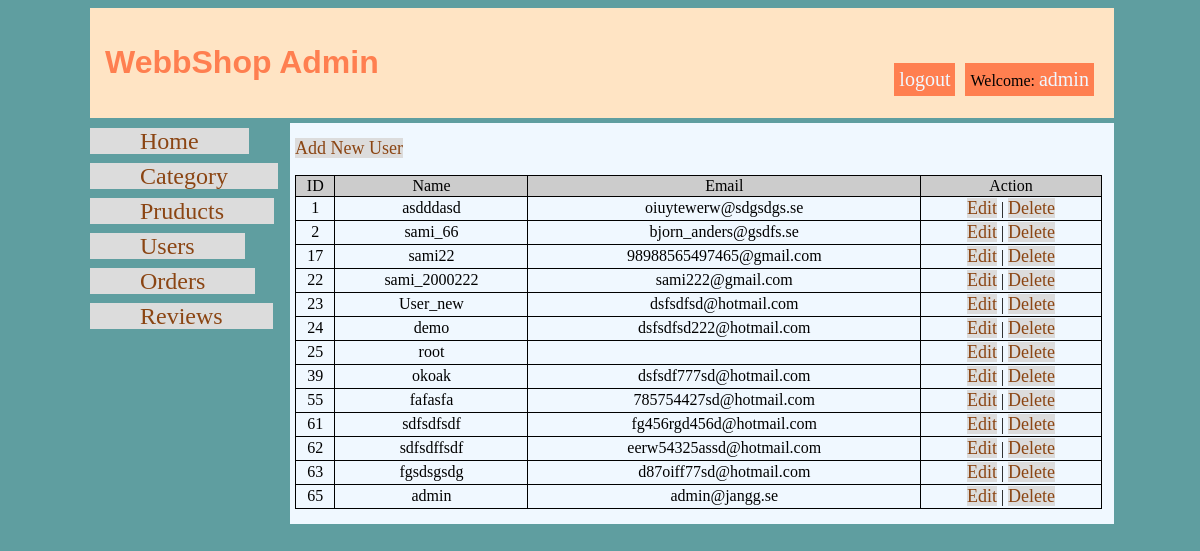
/admin/admin_user.php?action=listUser (signed in), run on the app's committed database.
### tables this page shows
CREATE TABLE `users` (
  `UserID` int(11) NOT NULL,
  `UserName` varchar(100) NOT NULL,
  `Password` varchar(255) NOT NULL,
  `PersonNumber` bigint(12) NOT NULL,
  `Fname` varchar(255) NOT NULL,
  `Ename` varchar(255) NOT NULL,
  `Email` varchar(255) NOT NULL,
  `Phone` bigint(10) NOT NULL,
  `Adress` varchar(255) NOT NULL,
  `CO` varchar(255) NOT NULL,
  `City` varchar(255) NOT NULL,
  `ZipCode` int(5) NOT NULL,
  `Country` varchar(100) DEFAULT 'Sweden',
  `UserType` tinyint(1) NOT NULL DEFAULT '0'
);

### admin/admin_user.php (the view, shortened to what this page needs)
<?php
include('inc/admin_header.php');
 if(isset($_SESSION['admin'])){
 if(isset($_GET["action"])){
  if($_GET["action"] == "listUser"){
$query = "SELECT * FROM users
            ORDER BY UserID ";
$result = mysqli_query($conn, $query);
?>
    <a href="admin_user.php?action=addUser">Add New User</a>
    <table id="list" width='80%' border=0>
        <tr bgcolor='#CCCCCC'>
            <td>ID</td>
            <td>Name</td>
            <td>Email</td>
            <td>Action</td>
        </tr>
        <?php
        while($row = mysqli_fetch_array($result)) {
            echo "<tr>";
            echo "<td>".$row['UserID']."</td>";
            echo "<td>".$row['UserName']."</td>";
            echo "<td>".$row['Email']."</td>";
            echo "<td><a href=\"admin_user.php?action=editUser&id=$row[UserID]\">Edit</a> | <a href=\"admin_user.php?action=deleteUser&id=$row[UserID]\" onClick=\"return confirm('Are you sure you want to delete?')\">Delete</a></td>";
        }
        ?>
    </table>
<?php
}
     }
      ?>
<?php
     include('inc/admin_footer.php');
 }else{
                            header("location: ../admin.php");
 }
?>

### admin/css/style.css (style rules this page uses)
body { background-color: cadetblue; }
section a { text-decoration: none; color: saddlebrown; font-size: 18px; background-color: gainsboro; }
td { border: 1px solid black; text-align: center; }
table { border-collapse: collapse; width: 100%; text-align: center; }

### data on the page
users: UserID "1", UserName "asdddasd", Email "oiuytewerw@sdgsdgs.se"
users: UserID "2", UserName "sami_66", Email "bjorn_anders@gsdfs.se"
users: UserID "17", UserName "sami22", Email "98988565497465@gmail.com"
users: UserID "22", UserName "sami_2000222", Email "sami222@gmail.com"
users: UserID "23", UserName "User_new", Email "dsfsdfsd@hotmail.com"
users: UserID "24", UserName "demo", Email "dsfsdfsd222@hotmail.com"
users: UserID "25", UserName "root"
users: UserID "39", UserName "okoak", Email "dsfsdf777sd@hotmail.com"
users: UserID "55", UserName "fafasfa", Email "785754427sd@hotmail.com"
users: UserID "61", UserName "sdfsdfsdf", Email "fg456rgd456d@hotmail.com"
users: UserID "62", UserName "sdfsdffsdf", Email "eerw54325assd@hotmail.com"
users: UserID "63", UserName "fgsdsgsdg", Email "d87oiff77sd@hotmail.com"
users: UserID "65", UserName "admin", Email "admin@jangg.se"

### other printed values
$_SESSION['useradmin'] "admin"
